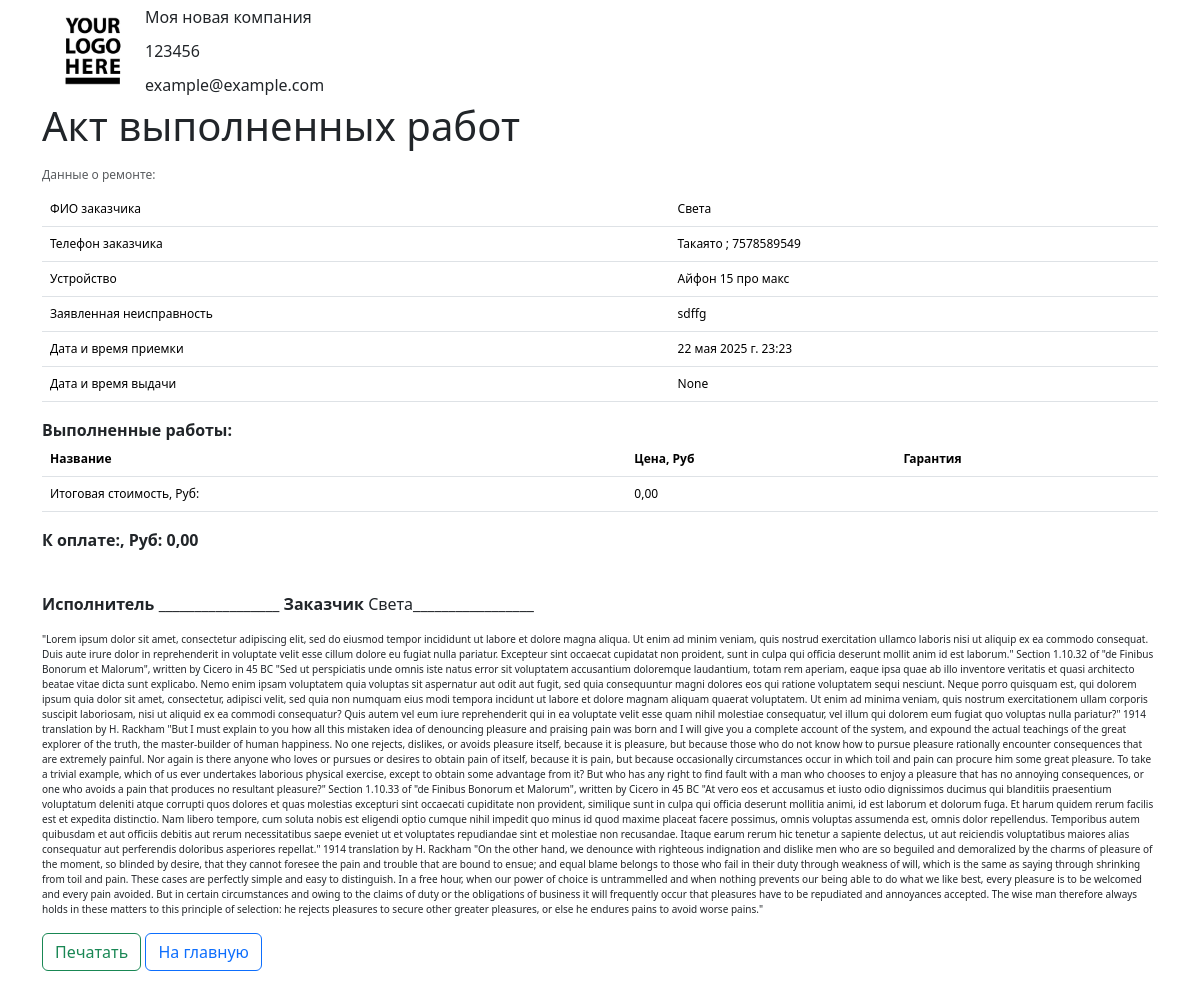
The page /warrantydoc/74/ on the database as committed earlier.
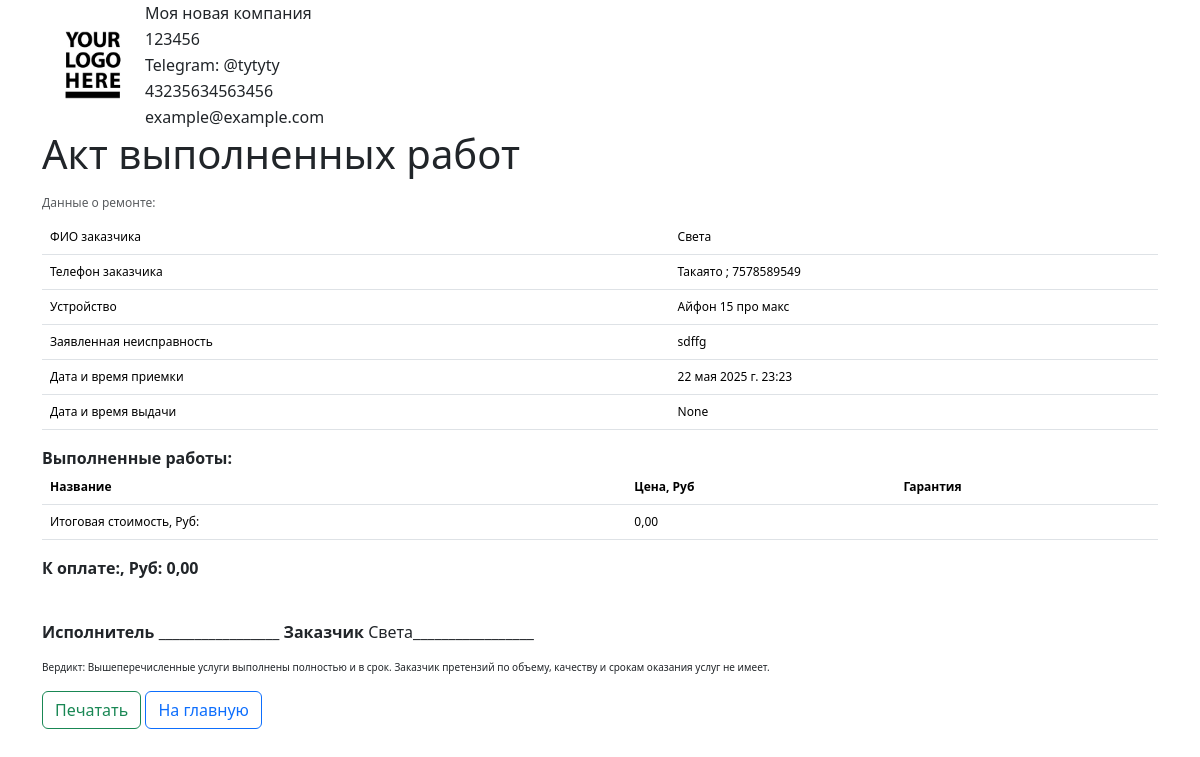
The same page on the database as committed later.
### fixorder/models.py (models this page shows, shortened)
class Company(models.Model):
    brand_name = models.CharField(max_length=255, unique=True, db_index=True, verbose_name='Название компании')
    official_name = models.CharField(max_length=255, blank=True, null=True, unique=True, db_index=True, verbose_name='Юридическое наименование')
    unp = models.DecimalField(max_digits=10, decimal_places=2, blank=True, null=True, verbose_name='УНП')
    phone = models.CharField(max_length=20, unique=True, verbose_name='Контактный номер')
    phone1 = models.CharField(max_length=20, blank=True, null=True, unique=True, verbose_name='Контактный номер')
    phone2 = models.CharField(max_length=20, blank=True, null=True, unique=True, verbose_name='Контактный номер')
    telegram = models.CharField(max_length=40, blank=True, null=True, verbose_name='Telegram')
    viber = models.CharField(max_length=20, blank=True, null=True, verbose_name='Viber')
    whatsapp = models.CharField(max_length=20, blank=True, null=True, verbose_name='Whattsapp')
    email = models.EmailField(max_length=50, blank=True, null=True, verbose_name='Электронная почта')
    adress = models.CharField(max_length=255, blank=True, null=True, unique=True, db_index=True, verbose_name='Адрес')
    postal_adress = models.CharField(max_length=255, blank=True, null=True, unique=True, verbose_name='Почтовый адрес')
    official_adress = models.CharField(max_length=255, blank=True, null=True, unique=True, verbose_name='Юридический адрес')
    income_data = models.TextField(max_length=20000, blank=True, null=True, verbose_name='Общая информация для приемной квитанции')
    warranty_data = models.TextField(max_length=20000, blank=True, null=True, verbose_name='Информация выполненных работ (гарантийного талона)')
    photo = models.ImageField(upload_to="static/img/", blank=True, null=True, verbose_name="Логотип компании")

### fixorder/views.py (the view)
# urls.py: path('warrantydoc/<int:pk>/', views.Warrantydoc.as_view(), name='warrantydoc'),
class Warrantydoc(DetailView):
    template_name = "fixorder/warrantydoc.html"
    pk_url_kwarg = 'pk'
    context_object_name = 'wr'
    def get_context_data(self, **kwargs):
        context = super().get_context_data(**kwargs)
        context["title"] = 'Акт выполненных работ'
        context["warranty_data"] = Company.objects.last().warranty_data if Company.objects.last() else None
        return context
    def get_object(self, queryset=None):
        return get_object_or_404(Order.objects, pk=self.kwargs[self.pk_url_kwarg])

### fixorder/templatetags/fixorder_tags.py (called while the page is built)
@register.simple_tag
def logo_url():
    return static('img/logo.png')

@register.simple_tag
def filled_fields_verbose(pk):
    instance = Company.objects.get(pk=pk)
    field_dict = {}
    for field in instance._meta.fields:
        if field.name not in ['id', 'photo', 'warranty_data', 'income_data']:  # Исключаем поля которые не нужно отображать в доках
            value = getattr(instance, field.name)
            if value:
                field_dict[field.verbose_name] = value
    return field_dict

### fixorder/templates/fixorder/warrantydoc.html (shortened to what this page needs)
{% extends 'fixorder/basedoc.html' %}
{% block doccontent %}
<h1>{{ title }}</h1>
<table class="table caption-top" style="font-size: 12px;">
    <caption>Данные о ремонте:</caption>
    <thead>
    <tr><td>ФИО заказчика</td><td>{{ wr.order_client.name }}</td></tr>
    <tr><td>Телефон заказчика</td><td>{{ wr.order_client.phone }}{% if wr.order_client.phone1 %} ; {{ wr.order_client.phone1 }}{% endif %}</td></tr>
    <tr><td>Устройство</td><td>{{ wr.device }}</td></tr>
    <tr><td>Заявленная неисправность</td><td>{{ wr.defect }}</td></tr>
    <tr><td>Дата и время приемки</td><td>{{ wr.time_create }}</td></tr>
    <tr><td>Дата и время выдачи</td><td>{{ wr.time_away }}</td></tr>
</table>
<b>Выполненные работы:</b>
<table class="table" style="font-size: 12px;">
  <thead>
    <tr>
      <th scope="col">Название</th>
      <th scope="col">Цена, Руб</th>
      <th scope="col">Гарантия</th>
    </tr>
  </thead>
  <tbody>
      <tr>
      <td>Итоговая стоимость, Руб: </td>
      <td>{{ wr.total_price }}</td>
      <td></td>
    </tr>
  </tbody>
</table>
    <p><b>К оплате:, Руб: {{ wr.remain_to_pay }}</b></p>
<br>
<p><b>Исполнитель</b>  {{ wr.executor.name }}_________________  <b>Заказчик</b> {{ wr.order_client.name }}_________________  </p>
<p style="font-size: 10px;">{{ warranty_data }}</p>
{% endblock doccontent %}

### fixorder/templates/fixorder/basedoc.html (shortened to what this page needs)
{% load static %}
{% load fixorder_tags %}
<!DOCTYPE html>
<html lang="en">
<head>
    <link rel="stylesheet" href="{% static 'css/bootstrap.min.css' %}">
    <link rel="stylesheet" href="{% static 'css/style.css' %}">
</head>
<body>
<div class="container">
<table>
	<tbody>
	<tr>
			<td rowspan="5"><img src="{% logo_url %}" alt="FixOrder" height="100"></td>
    {% filled_fields_verbose 1 as fields_verbose %}
    {% for verbose_name, value in fields_verbose.items %}
        {% if verbose_name == "Telegram" or variable == "Vibe" or variable == "WhatsUp" %}
		<td colspan="4">{{verbose_name}}: {{ value }}</td>
        {% else %}
        <td colspan="4">{{ value }}</td>
        {% endif%}
		</tr>
    {% endfor %}
    </table>
{% block doccontent %}
{% endblock doccontent %}
<p><input  id="printPageButton" type="submit" value="Печатать" class="btn btn-outline-success" onClick="window.print();">
<a id="IndexPageButton" href="/" class="btn btn-outline-primary">На главную</a></p>
</div>
</body>
</html>

Rows that differ between the two databases and show on the page:
changed Company "Моя новая компания": warranty_data "\"Lorem ipsum dolor sit amet, consectetur adipiscing elit, sed do eiusmod tempor incididunt ut labore et dolore magna aliqua. Ut enim ad minim veniam, quis nostrud exercitation ullamco laboris nisi ut aliquip ex ea commodo consequat. Duis aute irure dolor in reprehenderit in voluptate velit esse cillum dolore eu fugiat nulla pariatur. Excepteur sint occaecat cupidatat non proident, sunt in culpa qui officia deserunt mollit anim id est laborum.\" Section 1.10.32 of \"de Finibus Bonorum et Malorum\", written by Cicero in 45 BC \"Sed ut perspiciatis unde omnis iste natus error sit voluptatem accusantium doloremque laudantium, totam rem aperiam, eaque ipsa quae ab illo inventore veritatis et quasi…" → "Вердикт: Вышеперечисленные услуги выполнены полностью и в срок. Заказчик претензий по объему, качеству и срокам оказания услуг не имеет."
Other text that changed with them:
new list line: "Telegram :"
new list line: "@tytyty"
new list line: "43235634563456"
